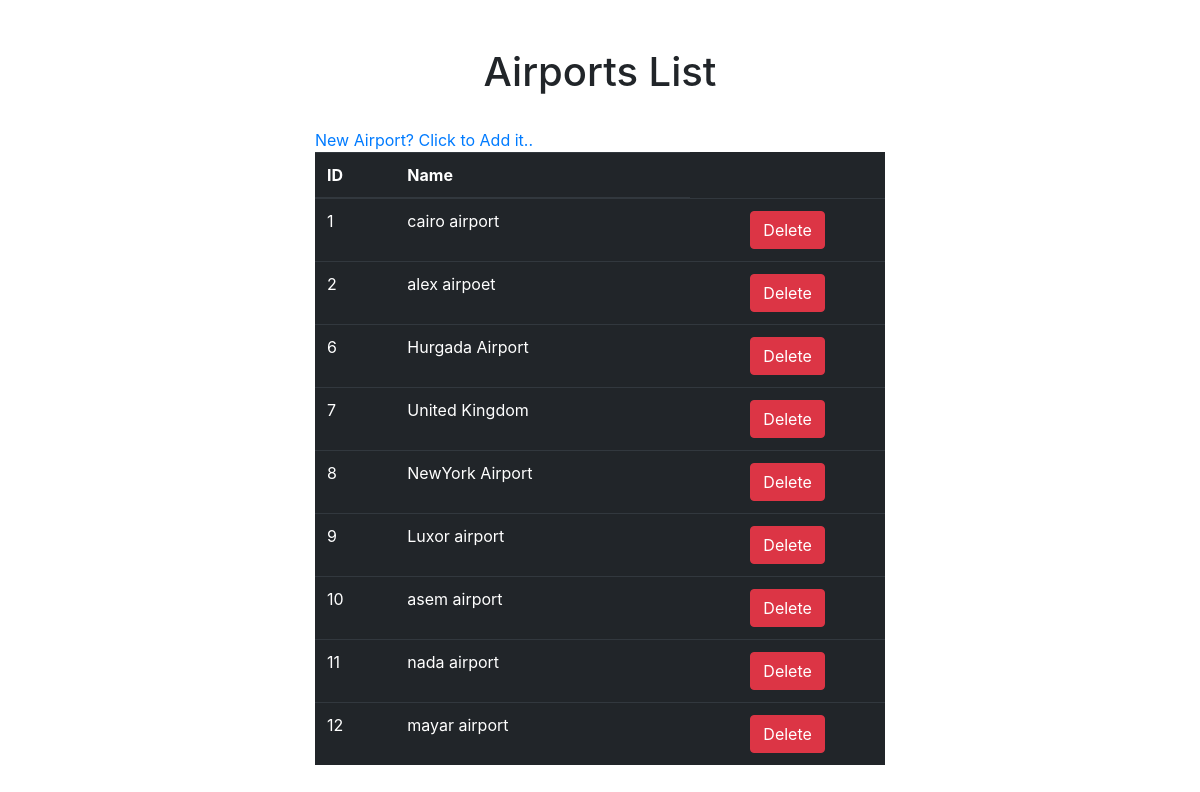
/semi/admin/airport.php, run on the app's committed database.
### tables this page shows
CREATE TABLE `airport` (
  `id` int(11) NOT NULL,
  `name` varchar(255) NOT NULL
);

### semi/admin/airport.php (the view, shortened to what this page needs)
<?php
include '../sharedd/adminshared.php';
include '../shared/configuration.php';
$select = "SELECT * FROM `airport`";
$s = mysqli_query($conn , $select);
?>
<h1 class="text-center mt-5">Airports List </h1>
<div  class="container col-6">
<a href="./addairport.php" > New Airport? Click to Add it..
</a>
<table class="table table-dark">
  <thead>
    <tr>
      <th scope="col">ID</th>
      <th scope="col">Name</th>
    </tr>
  </thead>
  <tbody>
  <tr>
                        <?php foreach($s as $data){ ?>
                        <td><?php echo$data['id'] ?></td>
                        <td><?php echo$data['name'] ?></td>
                        <td class=text-center>
                             <a onclick="return confirm('Are You Sure')" href="/semi/admin/airport.php?Delete=<?php echo $data['id']?>" class="btn btn-danger">Delete</a>
                        </td>
     </tr>
                    <?php } ?>
  </tbody>
</table>
</div>

### semi/shared/shared.php (shortened to what this page needs)
<html>
<head>
<link rel="stylesheet" href="https://cdn.jsdelivr.net/npm/bootstrap@4.6.0/dist/css/bootstrap.min.css">
</head>
<body>
</body>
</html>

### semi/sharedd/adminshared.php (shortened to what this page needs)
<?php
include '../shared/shared.php';
?>
<html>
 <head>
<link href="//maxcdn.bootstrapcdn.com/bootstrap/4.1.1/css/bootstrap.min.css" rel="stylesheet" id="bootstrap-css">
</head>
<body>
<?php  if(isset($_SESSION['admin'])){?>
<nav class="navbar navbar-expand-lg navbar-dark bg-info">
  <a class="navbar-brand" href="../admin/descadmin.php">Airotel</a>
  <button class="navbar-toggler" type="button" data-toggle="collapse" data-target="#navbarNavDropdown" aria-controls="navbarNavDropdown" aria-expanded="false" aria-label="Toggle navigation">
    <span class="navbar-toggler-icon"></span>
  </button>
  <div class="collapse navbar-collapse" id="navbarNavDropdown">
    <ul class="navbar-nav">
      <li class="nav-item active">
        <a class="nav-link" href="../admin/descadmin.php"> Admins Profile <span class="sr-only">(current)</span></a>
      </li>
      <li class="nav-item">
        <a class="nav-link" href="#">News</a>
      </li>
      <li class="nav-item dropdown">
        <a class="nav-link dropdown-toggle" href="#" id="navbarDropdownMenuLink" role="button" data-toggle="dropdown" aria-haspopup="true" aria-expanded="false">
          Control Management system
        </a>
        <div class="dropdown-menu" aria-labelledby="navbarDropdownMenuLink">
          <a class="dropdown-item" href="../admin/user.php">Users List</a>
          <a class="dropdown-item" href="../admin/feed.php">Users Feedback</a>
          <a class="dropdown-item" href="../admin/ticket.php">Tickets Booked</a>
          <a class="dropdown-item" href="../admin/hotel.php">Hotel Partners</a>
          <a class="dropdown-item" href="../admin/airport.php">AirPorts </a>
          <a class="dropdown-item" href="../admin/country.php">Countries </a>
        </div>
      </li>
    </ul>
  </div>
 <form action="">
      <button name="logout" class="btn"><i style='font-size:24px' class='fas'>&#xf52b;</i>
        </button>
     </form>
</nav>
<script src="https://code.jquery.com/jquery-3.5.1.slim.min.js"></script>
<script src="https://cdn.jsdelivr.net/npm/bootstrap@4.6.0/dist/js/bootstrap.bundle.min.js"></script>
<?php } else {
?>
</body>
</html>
<?php } ?>

### data on the page
airport: id "1", name "cairo airport"
airport: id "2", name "alex airpoet"
airport: id "6", name "Hurgada Airport"
airport: id "7", name "United Kingdom"
airport: id "8", name "NewYork Airport"
airport: id "9", name "Luxor airport"
airport: id "10", name "asem airport"
airport: id "11", name "nada airport"
airport: id "12", name "mayar airport"
